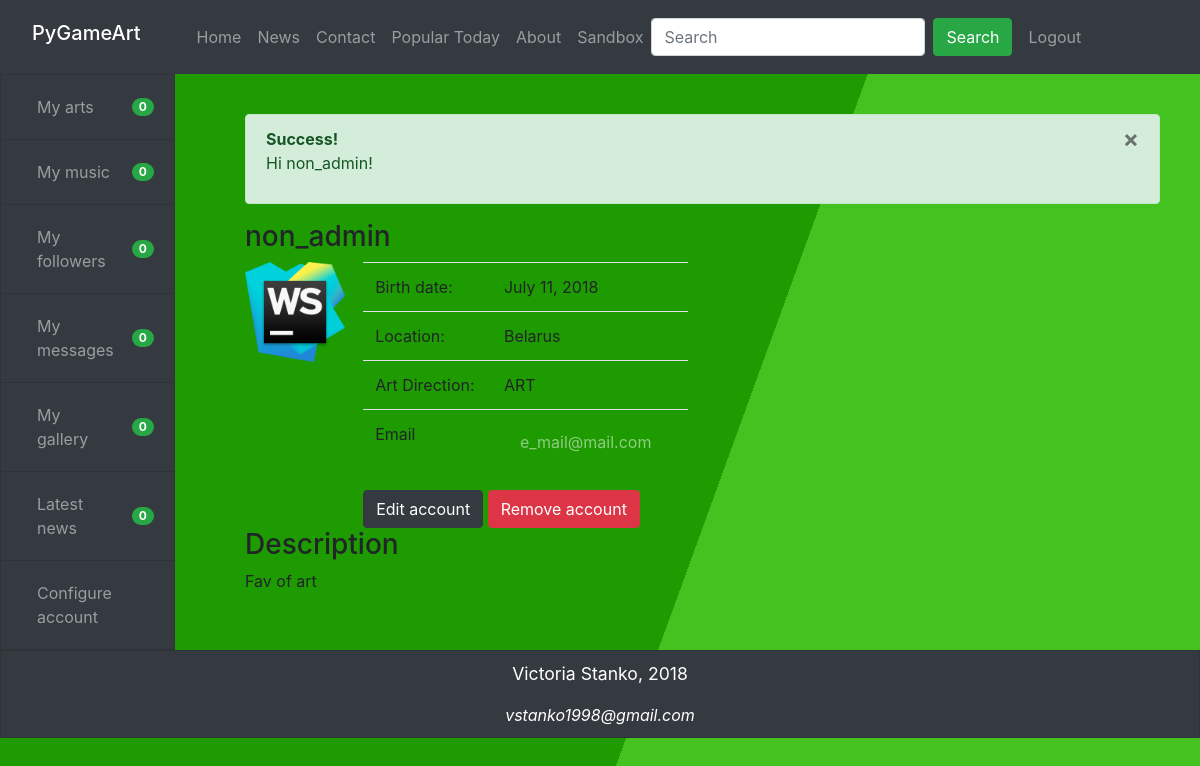
The page / (signed in) on the database its author committed.
### accounts/models.py (models this page shows, shortened)
class ArtUser(models.Model):
    art = 'ART'
    music = 'MUS'
    video = 'VID'
    text = 'TXT'
    ART_DIRECTION = (
        (art, 'Art'),
        (music, 'Music'),
        (video, 'Video'),
        (text, 'Text'),
    )
    user_id = models.CharField(default="", max_length=255)
    location = models.CharField(max_length=255, default="", null=True)
    birth_date = models.DateField(null=True, blank=True)
    description = models.TextField()
    art_direction = models.CharField(max_length=255, choices=ART_DIRECTION, default=art)
    user_avatar = models.ImageField(upload_to=image_directory_path, storage=image_storage, null=True, blank=True)
    liked_arts = models.ManyToManyField(Art)
    relationships = models.ManyToManyField('self', through='Relationship',
                                           symmetrical=False,
                                           related_name='related_to')

### accounts/views.py (the view)
# urls.py: 2. Add a URL to urlpatterns:  path('', views.home, name='home')
def home(request):
    if request.user.is_authenticated:
        pk = request.user.id
        art_user = get_object_or_404(ArtUser, user_id=pk)
        logger.info("User is authenticated")
        return render(request, 'home.html', {'art_user': art_user})
    else:
        logger.info("User is not authenticated")
        return render(request, 'home.html')

### static/templates/home.html
{% extends 'base.html' %}
{% load static %}
{% block content %}
{% if user.is_authenticated %}
    <div class="alert alert-success alert-dismissable fade show">
        <button type="button" class="close" data-dismiss="alert">&times;</button>
        <strong>Success!</strong> <p>Hi {{ user.username }}!</p>
    </div>
    <div class="row">
        <div class="col-xs-12 col-sm-12 col-md-6 col-lg-6 col-xs-offset-0 col-sm-offset-0 col-md-offset-3 col-lg-offset-3 toppad" >
            <div class="panel panel-info">
                <div class="panel-heading">
                    <h3 class="panel-title">{{ user.username }}</h3>
                </div>
                <div class="panel-body">
                    <div class="row">
                        <div class="col-md-3 col-lg-3 " align="center">
                            {% if art_user.user_avatar %}
                                <div class="image">
                                    <img style="height: 100px; width: 100px" src="{{ art_user.user_avatar.url }}" alt="User Image"/>
                                </div>
                            {% else %}
                                <div class="image">
                                    <img style="height: 100px; width: 100px" src="{% static 'user-default.png' %}" alt="User Image"/>
                                </div>
                            {% endif %}
                        </div>
                    <div class=" col-md-9 col-lg-9 ">
                        <table class="table table-user-information">
                            <tbody>
                                <tr>
                                    <td>Birth date:</td>
                                    <td>{{ art_user.birth_date }}</td>
                                </tr>
                                <tr>
                                    <td>Location:</td>
                                <td>{{ art_user.location }}</td>
                                </tr>
                                <tr>
                                    <td>Art Direction:</td>
                                    <td>{{ art_user.art_direction }}</td>
                                </tr>
                                <tr>
                                    <td>Email</td>
                                    <td><a class="nav-link" href="mailto:{{ user.email }}">{{ user.email }}</a></td>
                                </tr>
                            </tbody>
                        </table>
                  <a href="{% url 'configure_user' user.id %}" class="btn btn-dark">Edit account</a>
                  <a href="{% url 'remove_account' %}" class="btn btn-danger" onclick="return confirm('Are you sure?')">Remove account</a>
                </div>
              </div>
            </div>
            <div class="panel-footer">
                <h3>Description</h3>
                <span class="pull-right">
                    {{ art_user.description }}
                </span>
            </div>
          </div>
        </div>
    </div>
{% else %}
    <p>You are not logged in</p>
    <a class="btn btn-dark" href="{% url 'login' %}">login</a>
{% endif %}
{% endblock %}

### static/css/style.css (style rules this page uses)
body { background: linear-gradient(110deg, #1d9b01 60%, #43c220 60%) no-repeat fixed; }
.nav-link { color: rgba(255, 255, 255, 0.5); }

### rows shown on the page
ArtUser: user_avatar (picture), birth_date "July 11, 2018", location "Belarus", art_direction "ART", description "Fav of art"

### other values the page prints
{{ user.username }} "non_admin"
{{ user.email }} "e_mail@mail.com"
